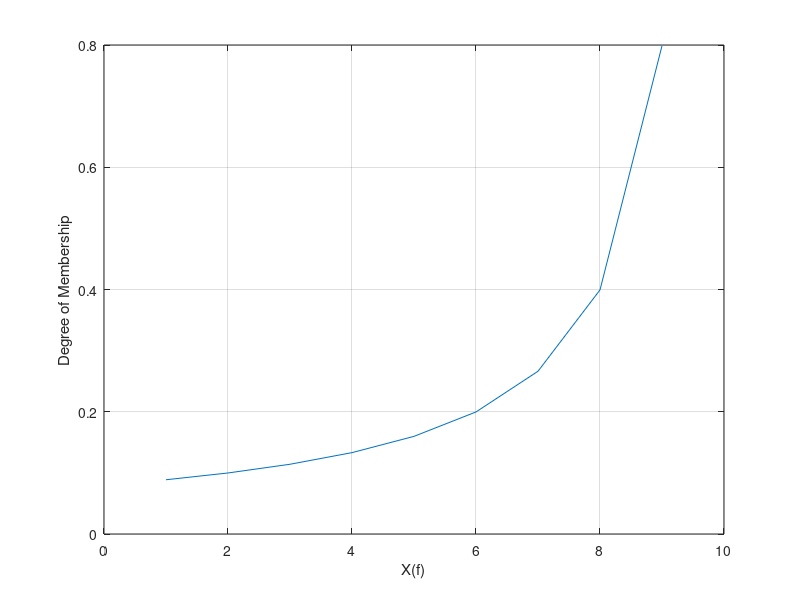

This chart was generated by the following MATLAB code:

clear all;
Ractual = 0.1;
Ra = [2.1 2.2 2.3 2.09 1.98 1.97 1.8 1.9 2.1 2.2];
Td = [1 1 1 1 1 1 1 1 1 1];
Tf = [.001 .021 .021 .211 .021 .001 .0021 .0041 .061 .011];
f = 10;
Rd = [0.1 0.1 0.1 0.1 0.1 0.1 0.1 0.1 0.1 0.1 ];


for k=1:9
    Ra(k) = rand+2;
    TDmax = max ( 1 / Ra(k+1), 1/Ractual);
    TDmin = min ( 1 / Ra(k+1), 1/Ractual);
    Rd(k) = 1 / ( Td(k) * ( TDmax - TDmin) + TDmin);
end
Ra
for k=1:9
    for ki = 0:9
        temp=0;
        for fi = 1: (f-1)
           % Tf = rand/11;
             temp = temp + (Ra(fi) - Rd(fi))*Tf(fi);
        end 
        X(10-k) = 1/k * temp;
    end
end
X
plot(X);
ylabel('Degree of Membership')
xlabel ('X(f)')
grid
